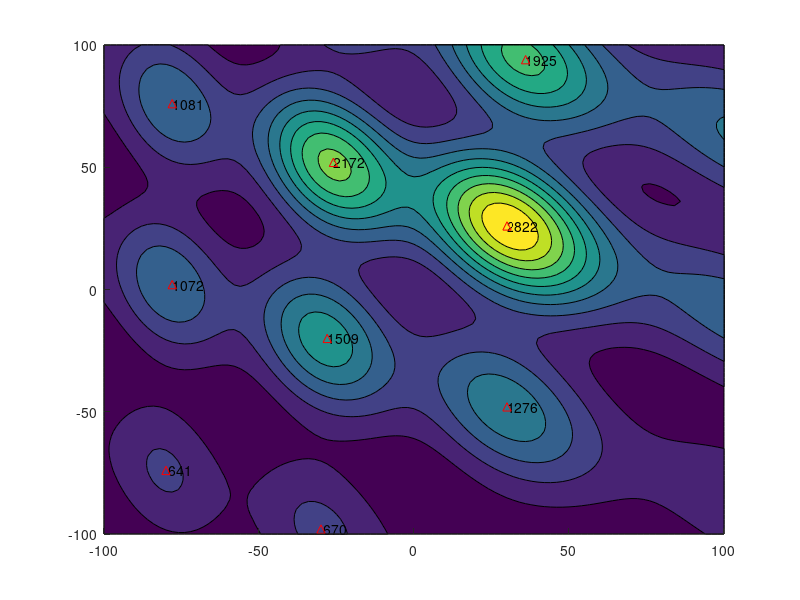

MATLAB code to generate this figure:
hold on
n=100; [x,y]=meshgrid(-n:2:n,-n:2:n); % the grid points
z1=sin((x-.002*x.*x)/n*5).^2+1;
z2=sin((x+2*y)/n*2).^2+.5;
t1=80; w1=t1*t1./((x-20).^2+(y-40).^2+t1*t1);
z=z1.*z2.*w1*1000+rand(size(z1))*.1; % values of the grid points
ind_x=2:n;
ind_y=2:n;
[xx,yy]=find( z(ind_x,ind_y)>z(ind_x+1,ind_y) & z(ind_x,ind_y)>z(ind_x-1,ind_y) & z(ind_x,ind_y)>z(ind_x,ind_y+1) & z(ind_x,ind_y)>z(ind_x,ind_y-1) & z(ind_x,ind_y)>z(ind_x+1,ind_y+1) & z(ind_x,ind_y)>z(ind_x+1,ind_y-1) & z(ind_x,ind_y)>z(ind_x-1,ind_y+1) & z(ind_x,ind_y)>z(ind_x-1,ind_y-1))    
contourf(x,y,z);
text(yy*2-100,xx*2-100,num2str(round(z(yy*101+xx+1))));
plot(yy*2-100,xx*2-100,'^r')
